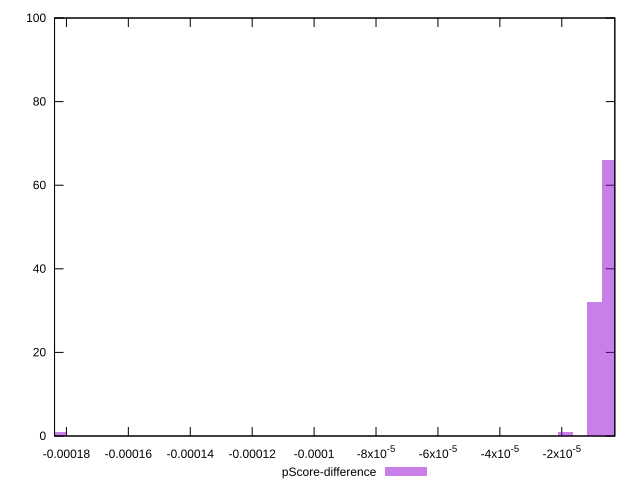

This figure's gnuplot source:
reset

$pScoreDifference <<EOF
-0.000018727479635399867 1
-0.000004681869908849967 66
-0.000009363739817699934 32
-0.0001825929264451487 1
EOF

set key outside below
set boxwidth 0.000004681869908849967
set xrange [-0.00018384067097843015:-0.0000028687206702349144]
set yrange [0:100]
set trange [0:100]
set style fill transparent solid 0.5 noborder
set terminal svg size 640, 490 enhanced background rgb 'white'
set output "report_00018_2021-02-10T15-25-16.877Z/mainthread-work-breakdown/samples/pages+cached+noadtech+nomedia+nocss/pScore-difference/histogram.svg"

plot $pScoreDifference title "pScore-difference" with boxes

reset
